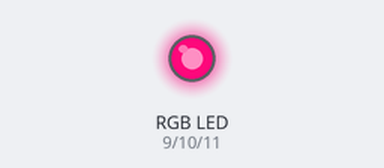
This sketch was run on a simulated Arduino Uno, built with avr-gcc and run on an emulated ATmega328P. Parts: an RGB LED mixed from three pins (HIGH = lit). Dim RGB values are drawn brighter than linear.

Above: at 0.05 s.
At 0.95 s:
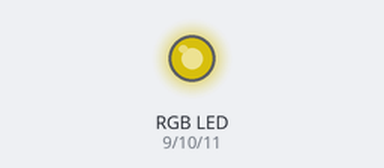
At 1.4 s:
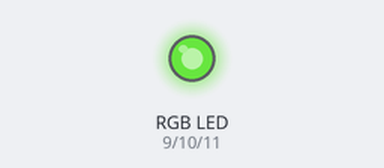
At 1.9 s:
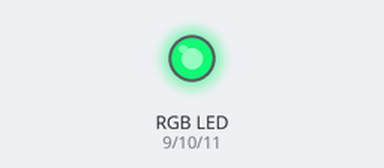
At 2.8 s:
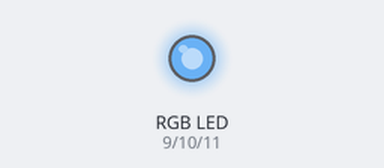
At 3.75 s:
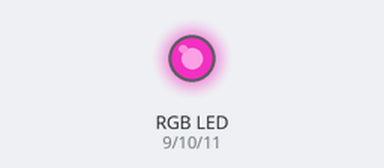
Timing chart, 0 to 5.3 s (numbered marks = the images above):
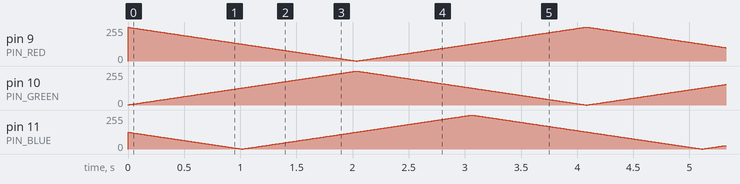

The sketch:

rgbfade.ino
```cpp
const int PIN_RED   = 9; //Red LED on pin 9
const int PIN_GREEN = 10; //Green LED on pin 10
const int PIN_BLUE  = 11; //Blue LED on Pin 11

//variables to hold our color intensities and direction
//and define some initial "random" values to seed it
int red             = 254;
int green           = 1;
int blue            = 127;
int red_direction   = -1;
int green_direction = 1;
int blue_direction  = -1;

/* This function "Set Color" will set the color of the LED
   rather than doing it over and over in the loop above. */

void setColor(int R, int G, int B) {
  analogWrite(PIN_RED,   R);
  analogWrite(PIN_GREEN, G);
  analogWrite(PIN_BLUE,  B);
}

void setup() {
  //set all three pins to output mode
  pinMode(PIN_RED,   OUTPUT);
  pinMode(PIN_GREEN, OUTPUT);
  pinMode(PIN_BLUE,  OUTPUT);
}


void loop() {
//changing values of LED
  red = red + red_direction;
  green = green + green_direction;
  blue = blue + blue_direction;

  //now change direction for each color if it reaches 255
  if (red >= 255 || red <= 0)
  {
    red_direction = red_direction * -1;
  }
  if (green >= 255 || green <= 0)
  {
    green_direction = green_direction * -1;
  }
  if (blue >= 255 || blue <= 0)
  {
    blue_direction = blue_direction * -1;
  }
  setColor(red, green, blue);
  delay(8);    //a little delay is needed so you can see the change
}
```
